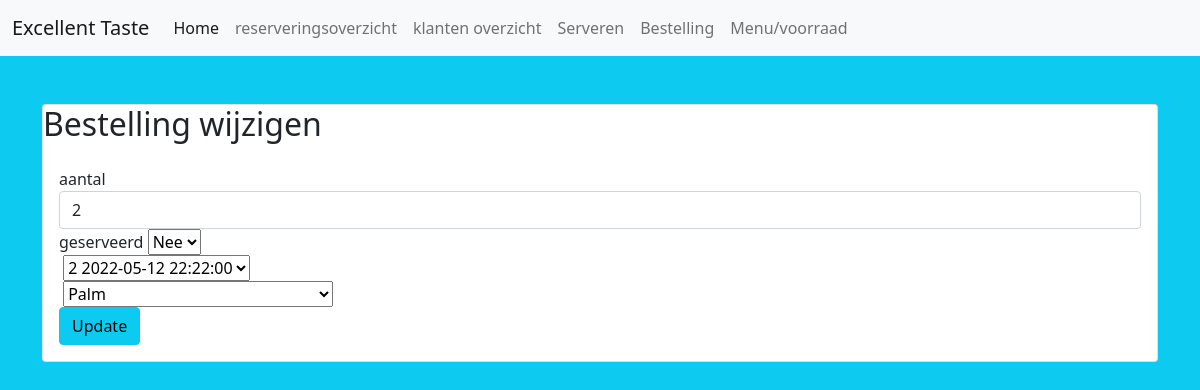
Page /bestellingen/update.php?id=1 on the committed database.
### tables this page shows
CREATE TABLE `bestellingen` (
  `id` int(11) NOT NULL,
  `aantal` int(11) DEFAULT NULL,
  `geserveerd` tinyint(4) DEFAULT 0,
  `reservering_id` int(11) NOT NULL,
  `menuitems_id` int(11) NOT NULL
);

CREATE TABLE `reservering` (
  `id` int(11) NOT NULL,
  `tafel` int(11) NOT NULL,
  `datum` date NOT NULL,
  `tijd` time NOT NULL,
  `aantal_personen` int(11) NOT NULL,
  `aantal_kinderen` int(11) NOT NULL,
  `status` tinyint(4) NOT NULL,
  `datum_toegevoegd` timestamp NOT NULL DEFAULT `tijd`,
  `allergien` text DEFAULT NULL,
  `opmerkingen` text DEFAULT NULL,
  `klant_id` int(11) NOT NULL
);

CREATE TABLE `menuitems` (
  `id` int(11) NOT NULL,
  `code` varchar(255) DEFAULT NULL,
  `naam` varchar(255) DEFAULT NULL,
  `prijs` decimal(10,2) NOT NULL,
  `gerechtsoort_id` int(11) NOT NULL
);

### db/db.php (called while the page is built, shortened)
<?php
class database {
    private $pdo;
    public function __construct(){
        $this->host = 'localhost';
        $this->user = 'root';
        $this->pass = '';
        $this->db = 'excellenttaste';
        $this->charset = 'utf8mb4';
        try{
            $dsn = 'mysql:host='. $this->host.';dbname='.$this->db.';charset='.$this->charset;
            $this->pdo = new PDO($dsn, $this->user, $this->pass);
            $this->pdo->setAttribute(PDO::ATTR_ERRMODE, PDO::ERRMODE_EXCEPTION);
            return $this->pdo;
        }
        catch(\PDOException $e){
            echo "Connection Failed: ".$e->getMessage();
        }
    }
    public function getBestelling($id) {
        $sql = "SELECT
                    bestellingen.id AS bestellingId,
                    reservering.id AS reserveringId,
                    menuitems.id AS menuitemId,
                    bestellingen.aantal,
                    bestellingen.geserveerd as geserveerdnr,
                    IF(bestellingen.geserveerd = 1, 'Ja', 'Nee') AS geserveerd,
                    menuitems.naam,
                    reservering.*
                FROM
                bestellingen
                INNER JOIN reservering
                    ON bestellingen.reservering_id = reservering.id
                INNER JOIN menuitems
                    ON bestellingen.menuitems_id = menuitems.id
                WHERE bestellingen.id = :id";
        $stmt = $this->pdo->prepare($sql);
        $stmt->execute([
            ':id' => $id
        ]);
        $result = $stmt->fetch(PDO::FETCH_ASSOC);
        return $result;
    }
}
?>

### bestellingen/update.php (the view, shortened to what this page needs)
<?php
require '../db/db.php';
$db = new database();
$curr_bestelling = $db->getBestelling($_GET['id']);
?>
<?php
require '../header.php';
?>
 <div class="container">
        <div class="card mt-5">
            <div class="cardheader">
                <h2>Bestelling wijzigen</h2>
                <div class="card-body">
                    <form method="post">
                        <div class="form-group">
                            <label for="naam">aantal</label>
                            <input type="text" name="aantal" value="<?php echo $curr_bestelling['aantal']; ?>" id="naam" class="form-control">
                        </div>
                        <div class="form-group">
                            <label for="geserveerd">geserveerd</label>
                            <select name="geserveerd">
                                <option value="<?php echo $curr_bestelling['geserveerdnr']; ?>" selected><?php echo $curr_bestelling['geserveerd']; ?></option>
                            </select>
                        </div>
                        <div class="form-group">
                            <select name="reservering">
                                <option value="<?php echo $curr_bestelling['reserveringId']; ?>" selected><?php echo $curr_bestelling['tafel'].' '.$curr_bestelling['datum'].' '.$curr_bestelling['tijd']; ?></option>
                            </select>
                        </div>
                        <div class="form-group">
                            <select name="menuitem">
                                <option value="<?php echo $curr_bestelling['menuitemId']; ?>" selected><?php echo $curr_bestelling['naam']; ?></option>
                            </select>
                        </div>
                        <div class="form-group">
                            <button type="submit" name="submit" class="btn btn-info">Update</button>
                        </div>
                    </form>
                </div>
            </div>
        </div>
    </div>
<?php
require '../footer.php';
?>

### rows in the picture
bestellingen: aantal "2", reservering "2 2022-05-12 22:22:00", menuitem "Palm"

### other values in the picture
form field geserveerd "Nee"
